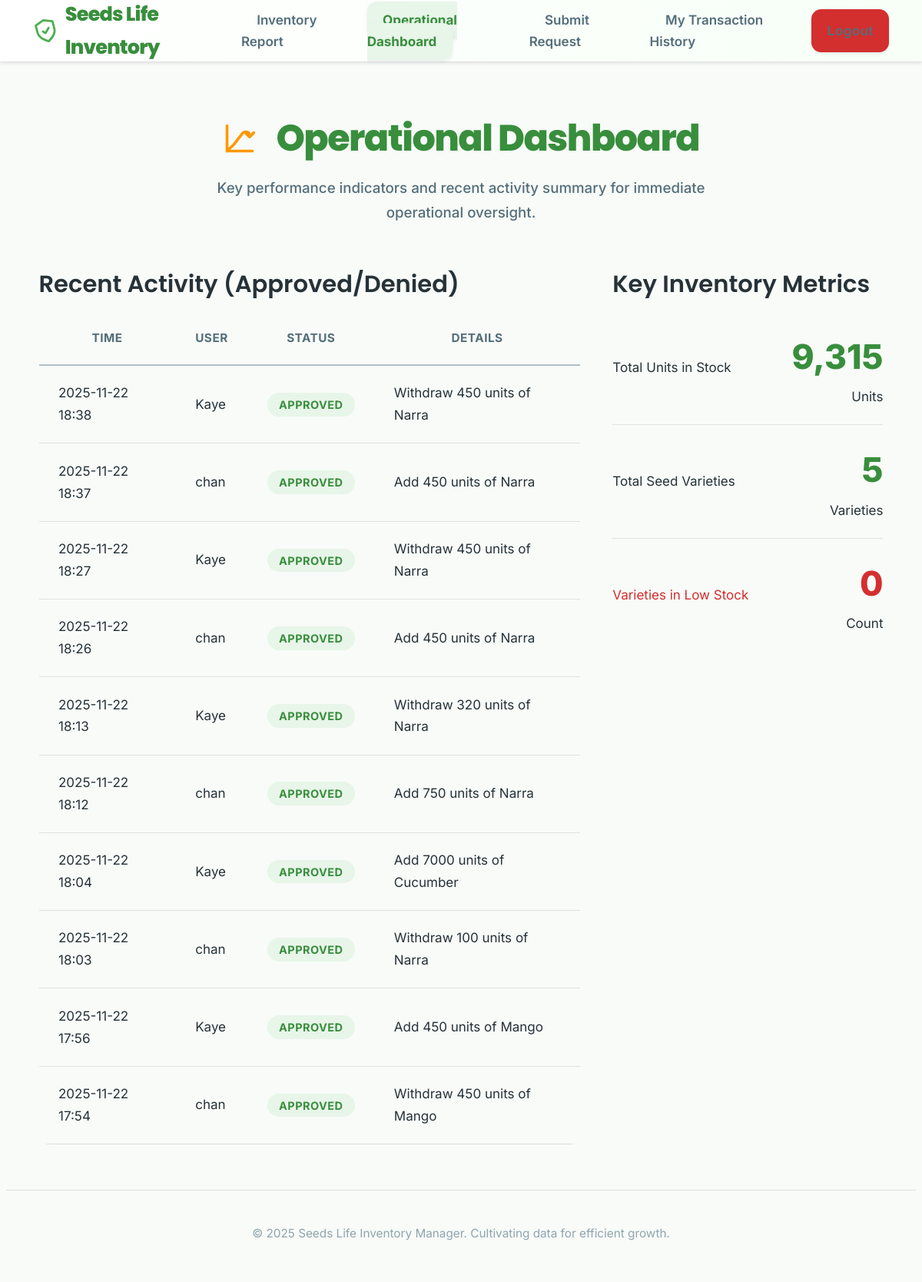
The app's page /status_overview (signed in) with its own data.
### app.py (models this page shows)
class Transaction(db.Model):
    id = db.Column(db.Integer, primary_key=True)
    user_id = db.Column(db.Integer, db.ForeignKey('user.id'), nullable=False)
    user = db.relationship('User', backref=db.backref('transactions', lazy=True))
    transaction_type = db.Column(db.String(10), nullable=False)  # 'Add' or 'Withdraw'
    seed_name = db.Column(db.String(100), nullable=False)
    seed_type = db.Column(db.String(100))
    quantity = db.Column(db.Integer, nullable=False)
    reason = db.Column(db.String(255))
    status = db.Column(db.String(20), default='Pending')  # 'Pending', 'Approved', 'Denied'
    created_at = db.Column(db.DateTime, default=datetime.utcnow)
    seed_image_b64 = db.Column(db.Text, nullable=True)

class User(db.Model):
    id = db.Column(db.Integer, primary_key=True)
    username = db.Column(db.String(50), unique=True, nullable=False)
    password = db.Column(db.String(100), nullable=False)
    role = db.Column(db.String(10), default='Staff')

### app.py (the view)
@app.route('/status_overview')
@login_required
def status_overview():
    total_seeds_in_inventory = Seed.query.count()
    low_stock_count = Seed.query.filter_by(status='Low Stock').count()
    total_quantity = db.session.query(db.func.sum(Seed.quantity)).scalar() or 0
    pending_transactions = Transaction.query.filter_by(status='Pending').order_by(Transaction.created_at.asc()).all()
    pending_count = len(pending_transactions)
    recent_activity = Transaction.query.filter(Transaction.status.in_(['Approved', 'Denied'])).order_by(
        Transaction.created_at.desc()).limit(10).all()
    return render_template('status_overview.html',
                           total_quantity=total_quantity,
                           pending_count=pending_count,
                           low_stock_count=low_stock_count,
                           total_seeds_in_inventory=total_seeds_in_inventory,
                           pending_transactions=pending_transactions,
                           recent_activity=recent_activity,
                           user_role=session.get('role'))

### app.py (called while the page is built)
def login_required(f):
    @wraps(f)
    def decorated_function(*args, **kwargs):
        if 'user_id' not in session:
            flash('You must be logged in to access this page.', 'warning')
            return redirect(url_for('login'))
        return f(*args, **kwargs)
    return decorated_function

@app.context_processor
def inject_global_data():
    current_year = datetime.utcnow().year
    pending_count = 0
    if 'user_id' in session and session.get('role') == 'Admin':
        pending_count = Transaction.query.filter_by(status='Pending').count()
    return {
        'now': datetime.now,
        'current_year': current_year,
        'pending_approvals_count': pending_count
    }

### templates/status_overview.html (shortened to what this page needs)
{% extends "base.html" %}
{% block content %}
<div class="page-title">
    <svg xmlns="http://www.w3.org/2000/svg" width="24" height="24" viewBox="0 0 24 24" fill="none" stroke="currentColor" stroke-width="2" stroke-linecap="round" stroke-linejoin="round"><path d="M3 3v18h18"/><path d="M18.7 8.3c-.6-.6-1.4-.9-2.3-.9s-1.7.3-2.3.9L8 16.2 3 21"/><path d="M16 8l3 3 3-3"/></svg>
    Operational Dashboard
</div>
<div class="page-subtitle">
    Key performance indicators and recent activity summary for immediate operational oversight.
</div>
<div class="dashboard-grid">
    <div>
        <div class="dashboard-summary-card">
            <h3>Recent Activity (Approved/Denied)</h3>
            {% if recent_activity %}
                <table class="data-table">
                    <thead>
                        <tr>
                            <th>Time</th>
                            <th>User</th>
                            <th class="align-center">Status</th>
                            <th>Details</th>
                        </tr>
                    </thead>
                    <tbody>
                        {% for t in recent_activity %}
                        <tr>
                            <td>{{ t.created_at.strftime('%Y-%m-%d %H:%M') }}</td>
                            <td>{{ t.user.username }}</td>
                            <td class="align-center">
                                <span class="status-tag status-{{ t.status | lower }}">{{ t.status }}</span>
                            </td>
                            <td>{{ t.transaction_type }} {{ t.quantity }} units of {{ t.seed_name }}</td>
                        </tr>
                        {% endfor %}
                    </tbody>
                </table>
            {% else %}
                <p class="align-center" style="color: var(--color-text-medium);">No recent approved or denied activity.</p>
            {% endif %}
        </div>
    </div>
    <div class="dashboard-summary-card">
        <h3>Key Inventory Metrics</h3>
        <div class="metric-tile">
            <span>Total Units in Stock</span>
            <div class="metric-value">
                <strong>{{ "{:,.0f}".format(total_quantity) }}</strong>
                <span>Units</span>
            </div>
        </div>
        <div class="metric-tile">
            <span>Total Seed Varieties</span>
            <div class="metric-value">
                <strong>{{ total_seeds_in_inventory }}</strong>
                <span>Varieties</span>
            </div>
        </div>
        <div class="metric-tile">
            <span style="color: var(--color-danger);">Varieties in Low Stock</span>
            <div class="metric-value">
                <strong style="color: var(--color-danger);">{{ low_stock_count }}</strong>
                <span>Count</span>
            </div>
        </div>
    </div>
</div>
{% endblock %}

### static/style.css (style rules this page uses)
:root { --color-primary-green: #388E3C; --color-primary-green-light: #4CAF50; --color-primary-blue: #1976D2; --color-primary-blue-light: #2196F3; --color-accent-orange: #FF9800; --color-background: #F8FBF8; --color-surface: #FFFFFF; --color-text-dark: #263238; --color-text-medium: #546E7A; --color-text-light: #90A4AE; --color-danger: #D32F2F; --color-danger-dark: #B02828; --color-danger-light: #FFCDD2; --color-success: #388E3C; --color-success-light: #E8F5E9; --color-info: #03A9F4; --color-info-light: #E1F5FE; --color-warning: #FFA000; --color-warning-light: #FFECB3; --color-border-light: #E0E0E0; --color-border-medium: #B0BEC5; --shadow-sm: 0 2px 4px rgba(0, 0, 0, 0.08); --shadow-md: 0 8px 16px rgba(0, 0, 0, 0.12); --shadow-lg: 0 16px 32px rgba(0, 0, 0, 0.18); --border-radius-card: 1.25rem; --border-radius-element: 0.75rem; --border-radius-pill: 9999px; font-size: 17px; --font-size-base: 1rem; --font-size-sm: 0.9rem; --font-size-lg: 1.1rem; --font-size-xl: 1.5rem; --font-size-h1: 2.8rem; --font-size-h2: 2.2rem; --font-size-h3: 1.8rem; --spacing-xs: 0.5rem; --spacing-sm: 1rem; --spacing-md: 1.5rem; --spacing-lg: 2.5rem; --spacing-xl: 3.5rem; }
body { font-family: 'Inter', sans-serif; background-color: var(--color-background); color: var(--color-text-dark); line-height: 1.7; margin-top: 80px; min-height: 100vh; display: flex; flex-direction: column; -webkit-font-smoothing: antialiased; -moz-osx-font-smoothing: grayscale; }
h1, h2, h3, h4, h5, h6 { font-family: 'Poppins', sans-serif; color: var(--color-text-dark); margin-top: 0; margin-bottom: var(--spacing-sm); line-height: 1.2; }
h3 { font-size: var(--font-size-h3); font-weight: 600; }
.page-title { font-family: 'Poppins', sans-serif; font-size: var(--font-size-h1); font-weight: 800; color: var(--color-primary-green); margin-bottom: var(--spacing-xs); letter-spacing: -1.5px; display: flex; align-items: center; justify-content: center; text-align: center; }
.page-title svg { color: var(--color-accent-orange); margin-right: var(--spacing-md); width: 44px; height: 44px; }
.page-subtitle { font-size: var(--font-size-lg); color: var(--color-text-medium); margin-bottom: var(--spacing-xl); font-weight: 500; text-align: center; max-width: 700px; margin-left: auto; margin-right: auto; }
.data-table { width: 100%; border-collapse: separate; border-spacing: 0; font-size: var(--font-size-base); border-radius: var(--border-radius-element); overflow: hidden; }
.data-table th, .data-table td { padding: 1.25rem 1.5rem; border-bottom: 1px solid var(--color-border-light); vertical-align: middle; }
.data-table thead th { background-color: var(--color-background); color: var(--color-text-medium); font-weight: 700; text-transform: uppercase; letter-spacing: 0.5px; font-size: var(--font-size-sm); border-bottom: 2px solid var(--color-border-medium); }
.data-table .align-center { text-align: center; }
.data-table td:has(.status-tag) { text-align: center; }
.status-tag { padding: 0.4rem 0.9rem; border-radius: var(--border-radius-pill); font-size: 0.85rem; font-weight: 700; text-transform: uppercase; letter-spacing: 0.5px; }
.status-approved { background-color: var(--color-success-light); color: var(--color-success); }
.dashboard-grid { display: grid; grid-template-columns: 2fr 1fr; gap: var(--spacing-lg); align-items: start; }
.metric-tile { padding: 1.25rem 0; border-bottom: 1px solid var(--color-border-light); display: flex; justify-content: space-between; align-items: center; }
.metric-tile:last-child { border-bottom: none; }
.metric-value { display: flex; flex-direction: column; align-items: flex-end; }
.metric-tile strong { font-size: 2.6rem; font-weight: 800; color: var(--color-primary-green); }

### templates/base.html (style rules this page uses)
:root { --color-primary-green: #388E3C; --color-primary-blue: #1976D2; --color-success: #388E3C; --color-success-light: #E8F5E9; --color-danger: #D32F2F; --color-danger-dark: #B02828; --color-danger-light: #FFCDD2; --color-warning: #FFA000; --color-warning-light: #FFECB3; --color-info: #03A9F4; --color-info-light: #E1F5FE; --color-border-light: #E0E0E0; --shadow-sm: 0 2px 4px rgba(0, 0, 0, 0.08); --border-radius-element: 0.75rem; }

### records on screen
Transaction: created_at "2025-11-22 18:38", user.username "Kaye", status "APPROVED", transaction_type "Withdraw", quantity "450", seed_name "Narra"
Transaction: created_at "2025-11-22 18:37", user.username "chan", status "APPROVED", transaction_type "Add", quantity "450", seed_name "Narra"
Transaction: created_at "2025-11-22 18:27", user.username "Kaye", status "APPROVED", transaction_type "Withdraw", quantity "450", seed_name "Narra"
Transaction: created_at "2025-11-22 18:26", user.username "chan", status "APPROVED", transaction_type "Add", quantity "450", seed_name "Narra"
Transaction: created_at "2025-11-22 18:13", user.username "Kaye", status "APPROVED", transaction_type "Withdraw", quantity "320", seed_name "Narra"
Transaction: created_at "2025-11-22 18:12", user.username "chan", status "APPROVED", transaction_type "Add", quantity "750", seed_name "Narra"
Transaction: created_at "2025-11-22 18:04", user.username "Kaye", status "APPROVED", transaction_type "Add", quantity "7000", seed_name "Cucumber"
Transaction: created_at "2025-11-22 18:03", user.username "chan", status "APPROVED", transaction_type "Withdraw", quantity "100", seed_name "Narra"
Transaction: created_at "2025-11-22 17:56", user.username "Kaye", status "APPROVED", transaction_type "Add", quantity "450", seed_name "Mango"
Transaction: created_at "2025-11-22 17:54", user.username "chan", status "APPROVED", transaction_type "Withdraw", quantity "450", seed_name "Mango"

### other values on screen
{{ "{:,.0f}".format(total_quantity) }} "9,315"
{{ total_seeds_in_inventory }} "5"
{{ low_stock_count }} "0"
